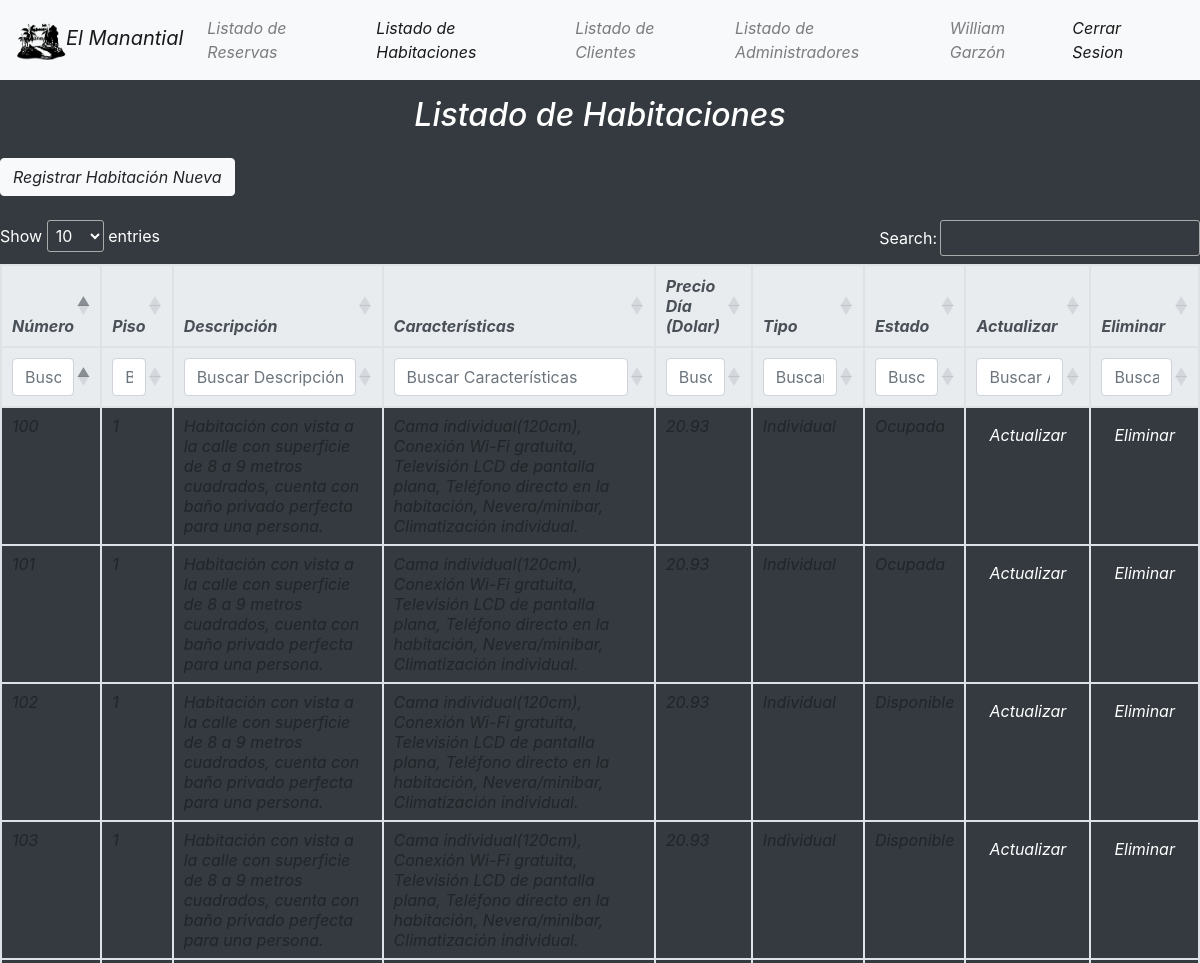
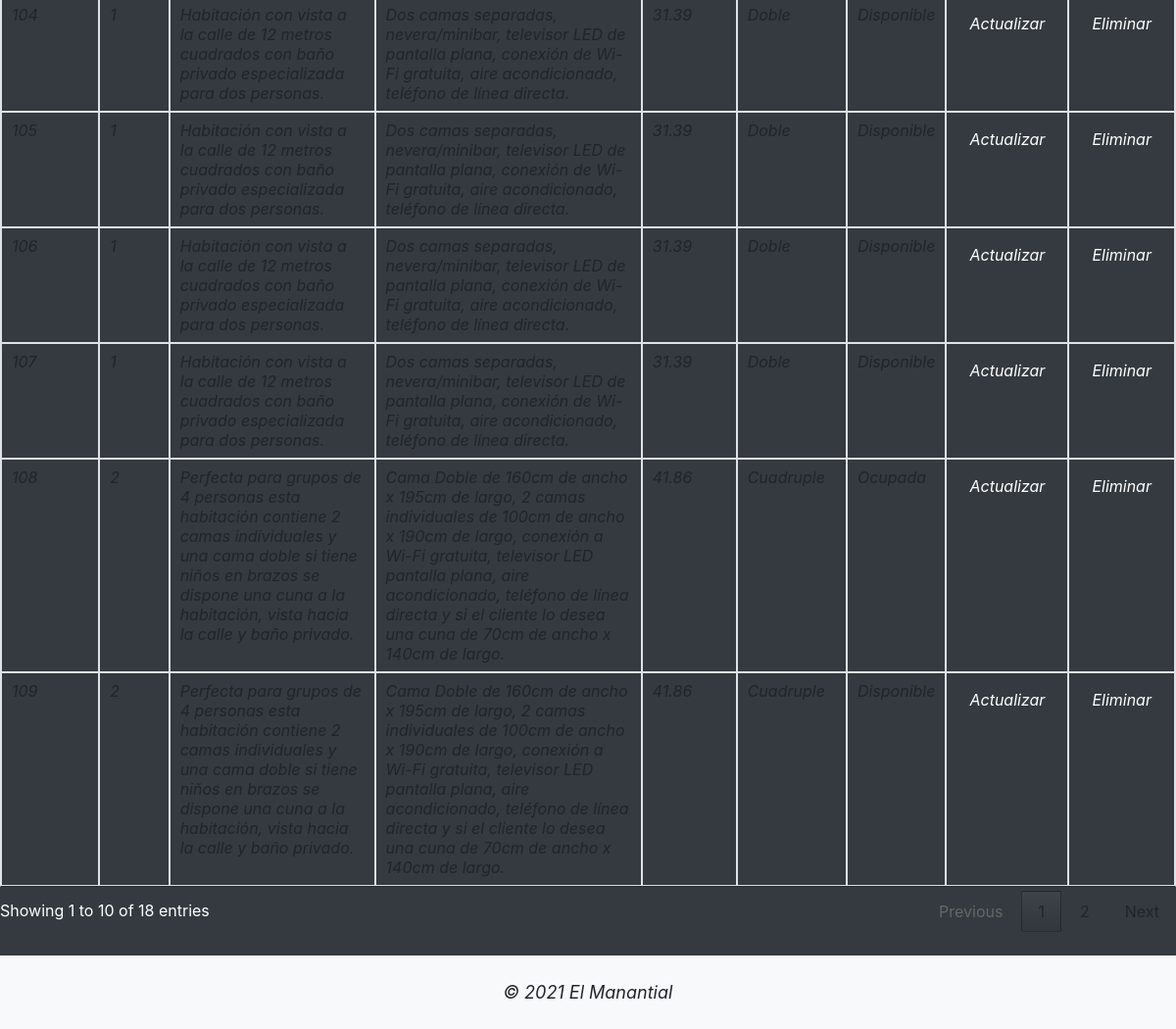
Screenshot of /Hotel/ListadoHabitacion.php (signed in) with the database file from the repository (2 pictures, top to bottom).
### tables this page shows
CREATE TABLE tblhabitacion (
Hab_Numero Int Primary Key,
Hab_Piso Int,
Hab_Descripcion Varchar(200) not null,
Hab_Caracteristicas Text,
Hab_PrecioDia Float not null,
Hab_Tipo Varchar(20),
Hab_Estado Varchar(15) not null);

### Hotel/Procesos/seleccionarhabitacion.php (the view)
<?php
    $consulta = $pdo -> prepare("SELECT * FROM tblhabitacion");
    $consulta -> execute();
    if($consulta -> rowCount() >= 1){
    	while($fila = $consulta -> fetch()){
    		echo "<tr>
    		    <td><i>".$fila['Hab_Numero']."</i></td>
    		    <td><i>".$fila['Hab_Piso']."</i></td>
    		    <td><i>".$fila['Hab_Descripcion']."</i></td>
    		    <td><i>".$fila['Hab_Caracteristicas']."</i></td>
    		    <td><i>".$fila['Hab_PrecioDia']."</i></td>
    		    <td><i>".$fila['Hab_Tipo']."</i></td>
    		    <td><i>".$fila['Hab_Estado']."</i></td>
    		    <td><a class='btn btn-dark' href='datoshabitacion.php?id=".$fila['Hab_Numero']."'><i>Actualizar</i></td>
    		    <td><a class='btn btn-dark' href='ListadoHabitacion.php?id=".$fila['Hab_Numero']."'><i>Eliminar</i></a></td>
    		</tr>";
    	}
    }else{
    	echo "<tr>
    	        <td colspan='4'><i>No hay datos</i></td>
    	    </tr>";
    }
?>

### Hotel/ListadoHabitacion.php (shortened to what this page needs)
<html lang="es">
<head>
	<link rel="stylesheet" href="https://stackpath.bootstrapcdn.com/bootstrap/4.5.0/css/bootstrap.min.css">
    <link rel="stylesheet" type="text/css" href="https://cdn.datatables.net/1.10.22/css/jquery.dataTables.min.css"/>
    <link rel="stylesheet" type="text/css" href="https://cdn.datatables.net/fixedheader/3.1.7/css/fixedHeader.dataTables.min.css"/>
</head>
<body class="bg-dark">
	<nav class="navbar navbar-expand-lg bg-light navbar-light">
		<a href="#" class="navbar-brand"><img src="images/image6.png" width="50px" height="50px"><i>El Manantial</i></a>
		<div id="menu" class="collapse navbar-collapse">
			<ul class="navbar-nav mr-auto">
				<li class="nav-item">
					<a href="ListadoReservaAdmin.php" class="nav-link"><i>Listado de Reservas</i></a>
				</li>
				<li class="nav-item">
					<a href="ListadoHabitacion.php" class="nav-link active"><i>Listado de Habitaciones</i></a>
				</li>
				<li class="nav-item">
					<a href="ListadoCliente.php" class="nav-link"><i>Listado de Clientes</i></a>
				</li>
				<li class="nav-item">
					<a href="ListadoAdministrador.php" class="nav-link"><i>Listado de Administradores</i></a>
				</li>
			</ul>
			<span class="navbar-text mr-sm-2">
				<i><?php echo $_SESSION['Admin_Nombre']." ".$_SESSION['Admin_Apellido']; ?></i>
			</span>
			<span class="navbar-text mr-sm-2">
				<a href="CierreAdministrador.php?tk=<?php echo $_SESSION['token']; ?>"><i>Cerrar Sesion</i></a>
			</span>
		</div>
	</nav>
<center><h2 class="py-3" style="color: WHITE;"><i>Listado de Habitaciones</i></h2></center>
<a href="RegistroHabitacion.php" class="btn btn-light"><i>Registrar Habitación Nueva</i></a><br><br>
<?php
    require_once "Conectar/connect.php";
?>
<div class="table-responsive">
<table class="table table-bordered table-sm" id="example">
	<thead class="thead-light">
		<tr>
			<th><i>Número</i></th>
			<th><i>Piso</i></th>
			<th><i>Descripción</i></th>
			<th><i>Características</i></th>
			<th><i>Precio Día (Dolar)</i></th>
			<th><i>Tipo</i></th>
			<th><i>Estado</i></th>
			<th><i>Actualizar</i></th>
			<th><i>Eliminar</i></th>
		</tr>
	</thead>
	<tbody>
		<?php
		    require_once "Procesos/seleccionarhabitacion.php";
		?>
	</tbody>
</table>
</div>
<br>
<footer class="col-md-12 bg-light">
	<br>
	<center><font size="4px"><i>© 2021 El Manantial</i></font></center>
	<br>
</footer>
</body>
</html>

### rows the page displays
tblhabitacion: Hab_Numero "100", Hab_Piso "1", Hab_Descripcion "Habitación con vista a la calle con superficie de 8 a 9 metros cuadrados, cuenta con baño privado perfecta para una persona.", Hab_Caracteristicas "Cama individual(120cm), Conexión Wi-Fi gratuita, Televisión LCD de pantalla plana, Teléfono directo en la habitación, Nevera/minibar, Climatización individual.", Hab_PrecioDia "20.93", Hab_Tipo "Individual", Hab_Estado "Ocupada"
tblhabitacion: Hab_Numero "101", Hab_Piso "1", Hab_Descripcion "Habitación con vista a la calle con superficie de 8 a 9 metros cuadrados, cuenta con baño privado perfecta para una persona.", Hab_Caracteristicas "Cama individual(120cm), Conexión Wi-Fi gratuita, Televisión LCD de pantalla plana, Teléfono directo en la habitación, Nevera/minibar, Climatización individual.", Hab_PrecioDia "20.93", Hab_Tipo "Individual", Hab_Estado "Ocupada"
tblhabitacion: Hab_Numero "102", Hab_Piso "1", Hab_Descripcion "Habitación con vista a la calle con superficie de 8 a 9 metros cuadrados, cuenta con baño privado perfecta para una persona.", Hab_Caracteristicas "Cama individual(120cm), Conexión Wi-Fi gratuita, Televisión LCD de pantalla plana, Teléfono directo en la habitación, Nevera/minibar, Climatización individual.", Hab_PrecioDia "20.93", Hab_Tipo "Individual", Hab_Estado "Disponible"
tblhabitacion: Hab_Numero "103", Hab_Piso "1", Hab_Descripcion "Habitación con vista a la calle con superficie de 8 a 9 metros cuadrados, cuenta con baño privado perfecta para una persona.", Hab_Caracteristicas "Cama individual(120cm), Conexión Wi-Fi gratuita, Televisión LCD de pantalla plana, Teléfono directo en la habitación, Nevera/minibar, Climatización individual.", Hab_PrecioDia "20.93", Hab_Tipo "Individual", Hab_Estado "Disponible"
tblhabitacion: Hab_Numero "104", Hab_Piso "1", Hab_Descripcion "Habitación con vista a la calle de 12 metros cuadrados con baño privado especializada para dos personas.", Hab_Caracteristicas "Dos camas separadas, nevera/minibar, televisor LED de pantalla plana, conexión de Wi-Fi gratuita, aire acondicionado, teléfono de línea directa.", Hab_PrecioDia "31.39", Hab_Tipo "Doble", Hab_Estado "Disponible"
tblhabitacion: Hab_Numero "105", Hab_Piso "1", Hab_Descripcion "Habitación con vista a la calle de 12 metros cuadrados con baño privado especializada para dos personas.", Hab_Caracteristicas "Dos camas separadas, nevera/minibar, televisor LED de pantalla plana, conexión de Wi-Fi gratuita, aire acondicionado, teléfono de línea directa.", Hab_PrecioDia "31.39", Hab_Tipo "Doble", Hab_Estado "Disponible"
tblhabitacion: Hab_Numero "106", Hab_Piso "1", Hab_Descripcion "Habitación con vista a la calle de 12 metros cuadrados con baño privado especializada para dos personas.", Hab_Caracteristicas "Dos camas separadas, nevera/minibar, televisor LED de pantalla plana, conexión de Wi-Fi gratuita, aire acondicionado, teléfono de línea directa.", Hab_PrecioDia "31.39", Hab_Tipo "Doble", Hab_Estado "Disponible"
tblhabitacion: Hab_Numero "107", Hab_Piso "1", Hab_Descripcion "Habitación con vista a la calle de 12 metros cuadrados con baño privado especializada para dos personas.", Hab_Caracteristicas "Dos camas separadas, nevera/minibar, televisor LED de pantalla plana, conexión de Wi-Fi gratuita, aire acondicionado, teléfono de línea directa.", Hab_PrecioDia "31.39", Hab_Tipo "Doble", Hab_Estado "Disponible"
tblhabitacion: Hab_Numero "108", Hab_Piso "2", Hab_Descripcion "Perfecta para grupos de 4 personas esta habitación contiene 2 camas individuales y una cama doble si tiene niños en brazos se dispone una cuna a la habitación, vista hacia la calle y baño privado.", Hab_Caracteristicas "Cama Doble de 160cm de ancho x 195cm de largo, 2 camas individuales de 100cm de ancho x 190cm de largo, conexión a Wi-Fi gratuita, televisor LED pantalla plana, aire acondicionado, teléfono de línea directa y si el cliente lo desea una cuna de 70cm de ancho x 140cm de largo.", Hab_PrecioDia "41.86", Hab_Tipo "Cuadruple", Hab_Estado "Ocupada"
tblhabitacion: Hab_Numero "109", Hab_Piso "2", Hab_Descripcion "Perfecta para grupos de 4 personas esta habitación contiene 2 camas individuales y una cama doble si tiene niños en brazos se dispone una cuna a la habitación, vista hacia la calle y baño privado.", Hab_Caracteristicas "Cama Doble de 160cm de ancho x 195cm de largo, 2 camas individuales de 100cm de ancho x 190cm de largo, conexión a Wi-Fi gratuita, televisor LED pantalla plana, aire acondicionado, teléfono de línea directa y si el cliente lo desea una cuna de 70cm de ancho x 140cm de largo.", Hab_PrecioDia "41.86", Hab_Tipo "Cuadruple", Hab_Estado "Disponible"

### other values shown
$_SESSION['Admin_Nombre'] "William"
$_SESSION['Admin_Apellido'] "Garzón"
